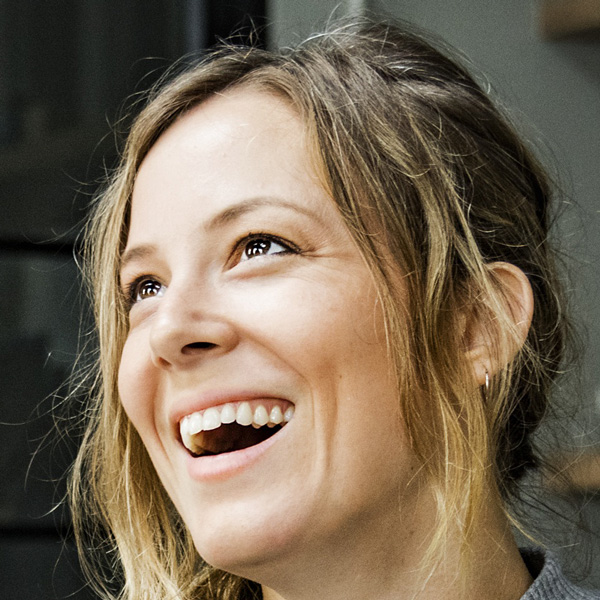
#> input picture image.jpg, 600 x 600 px
$ python main.py
#> lines starting #> are read from the running program, lines starting #| are printed output that depends on the picture
from PIL import Image, ImageOps


class ImageKernel:

    def __init__(self, image, matrix, kernel):
        #self.img = Image.open(str(image))
#> called with image = 'image.jpg', matrix = 3
        self.img = ImageOps.grayscale(Image.open(str(image)))
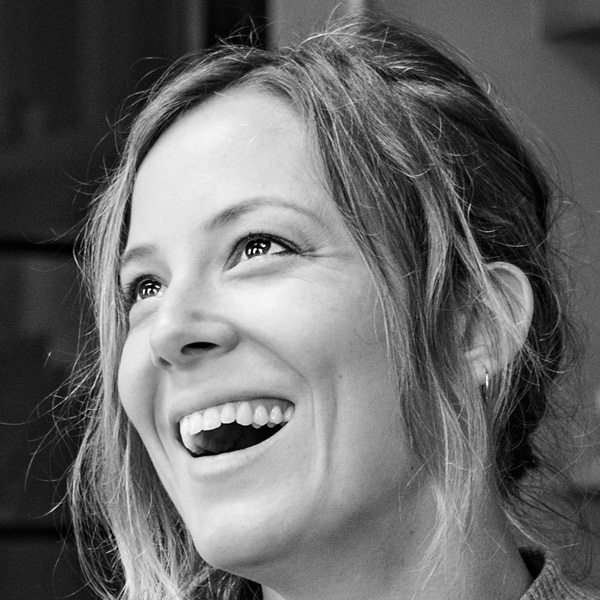
#> self.img: PIL image 600x600 L; min 0, max 255, mean 105.7
        self.pixel = self.img.load()
        self.width, self.height = self.img.size
#> self.width = 600; self.height = 600
        self.kernelSection1 = kernel[0]
        self.kernelSection2 = kernel[1]
        self.kernelSection3 = kernel[2]
        self.matrix = int(matrix)

        self.Run()

    def Run(self):
        for x in range(self.width + 1):
            for y in range(self.height + 1):
                i = x * self.matrix
                k = y * self.matrix
                self.Process((i,k))
#> this loop made 601 passes


    def Process(self, data):
        self.data_x = data[0]
        self.data_y = data[1]

        self.location1 = (self.data_x - 1, self.data_y)
        self.location2 = (self.data_x - 1, self.data_y - 1)
        self.location3 = (self.data_x, self.data_y - 1)
        self.location4 = (self.data_x + 1, self.data_y - 1)
        self.location5 = (self.data_x + 1, self.data_y)
        self.location6 = (self.data_x + 1, self.data_y + 1)
        self.location7 = (self.data_x, self.data_y + 1)
        self.location8 = (self.data_x - 1, self.data_y + 1)
        self.location9 = (self.data_x, self.data_y)


        try:
            self.data_loc1 = int(self.pixel[self.location1] * int(self.kernelSection1[1]))
            self.data_loc2 = int(self.pixel[self.location2] * int(self.kernelSection1[0]))
            self.data_loc3 = int(self.pixel[self.location3] * int(self.kernelSection2[0]))
            self.data_loc4 = int(self.pixel[self.location4] * int(self.kernelSection3[0]))
            self.data_loc5 = int(self.pixel[self.location5] * int(self.kernelSection3[1]))
            self.data_loc6 = int(self.pixel[self.location6] * int(self.kernelSection3[2]))
            self.data_loc7 = int(self.pixel[self.location7] * int(self.kernelSection2[2]))
            self.data_loc8 = int(self.pixel[self.location8] * int(self.kernelSection1[2]))
            self.data_loc9 = int(self.pixel[self.location9] * int(self.kernelSection2[1]))


            count = int(self.data_loc1 + self.data_loc2 + self.data_loc3 +
                        self.data_loc4 + self.data_loc5 + self.data_loc6 +
                        self.data_loc7 + self.data_loc8 + self.data_loc9)

            self.img.putpixel(self.location1, (count))
            self.img.putpixel(self.location2, (count))
            self.img.putpixel(self.location3, (count))
            self.img.putpixel(self.location4, (count))
            self.img.putpixel(self.location5, (count))
            self.img.putpixel(self.location6, (count))
            self.img.putpixel(self.location7, (count))
            self.img.putpixel(self.location8, (count))
            self.img.putpixel(self.location9, (count))

        except:
            pass


    def show(self):
        self.img.show()
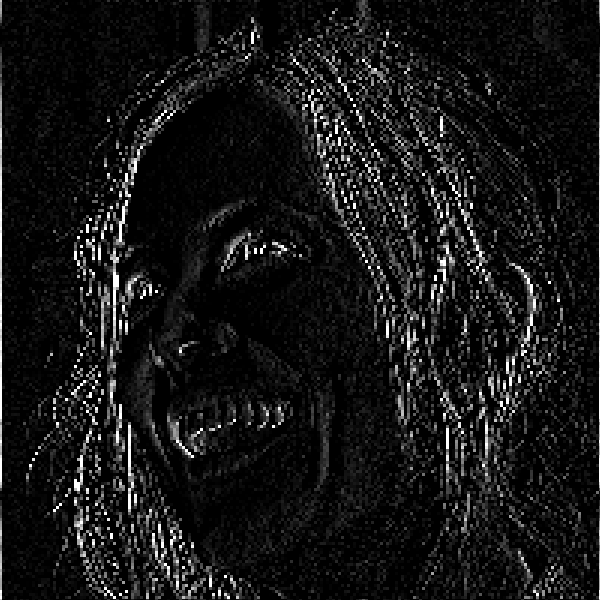
#> shown: PIL image 600x600 L; min 0, max 255, mean 21.5


object = ImageKernel(
    "image.jpg",
    3,
    [[1, 2, 1], [0, 0, 0], [-1, -2, -1]])
object.show()
